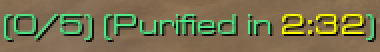
#> input picture tests/ocr sampling/01en/zz_origional/terran/raw_screenshots/raw_terran-05-yellow.png, 190 x 26 px (shown 2 times larger); its folder holds only this picture in this run
$ python greenmaker_en.py
#> lines starting #> are read from the running program, lines starting #| are printed output that depends on the picture; after the words box and inside, x2 and y2 are one past the last pixel; in counts of white or black regions, pixels touching at a corner belong together
#> in main, img is the input picture: shape (26, 190, 3); mean B, G, R 77.2, 113.6, 120.4
# -*- coding: utf-8 -*-
import cv2
import numpy as np
import os

INPUT_DIR = 'raw_screenshots'
OUTPUT_DIR = 'templates_green_processed_v2' # 改个输出文件夹名，避免混淆

# === 修正后的绿字参数 ===
SCALE_FACTOR = 4
# 【修正1】提高阈值。
# 绿字很亮，设为 60-80 可以有效过滤掉导致粘连的光晕。
GLOBAL_THRESH_VAL = 60
# 【修正2】增加腐蚀力度。
# 针对数字5的粘连，我们需要更强的断开能力。
ERODE_ITER = 1

def preprocess_green_text(img_bgr):
    if img_bgr is None: return None

    # 1. 放大 (保持 4倍)
    h, w = img_bgr.shape[:2]
#> h = 26; w = 190
    img_resized = cv2.resize(img_bgr, (int(w * SCALE_FACTOR), int(h * SCALE_FACTOR)), interpolation=cv2.INTER_CUBIC)
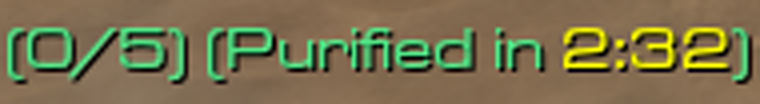
#> img_resized: shape (104, 760, 3); mean B, G, R 77.3, 113.6, 120.4

    # 2. 颜色分离 (Green - Red)
    b, g, r = cv2.split(img_resized)
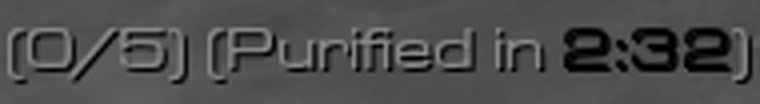
#> b: shape (104, 760); min 0, max 149, mean 77.3
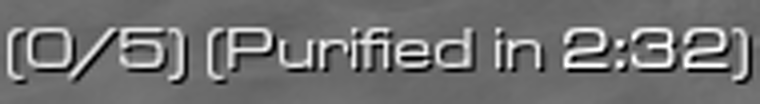
#> g: shape (104, 760); min 0, max 255, mean 113.6
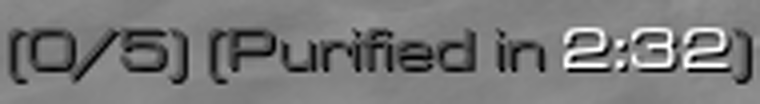
#> r: shape (104, 760); min 0, max 255, mean 120.4
    gray = cv2.subtract(g, r)
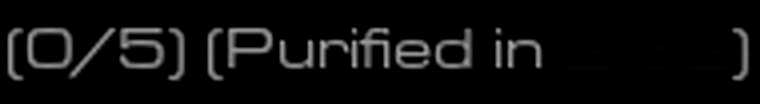
#> gray: shape (104, 760); min 0, max 176, mean 12.1

    # 3. 双边滤波
    filtered = cv2.bilateralFilter(gray, d=9, sigmaColor=100, sigmaSpace=75)
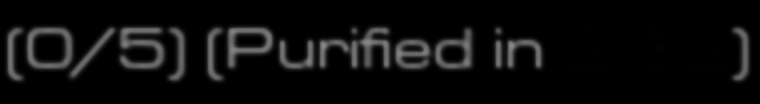
#> filtered: shape (104, 760); min 0, max 138, mean 12

    # 4. 全局阈值 (Thresh)
    # 提高到 60，让字变瘦
    _, binary = cv2.threshold(filtered, GLOBAL_THRESH_VAL, 255, cv2.THRESH_BINARY)
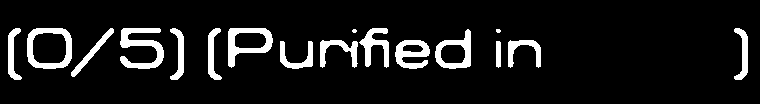
#> binary: shape (104, 760); 9.3% white; 17 white regions (2 under 20 px), largest, box (x1, y1, x2, y2) and area: (120, 28, 164, 69) 863, (27, 28, 72, 69) 782, (228, 28, 273, 68) 742

    # 5. 【修正3】改用形态学“开运算” (Morphology OPEN)
    # 开运算 = 先腐蚀后膨胀。
    # 它的特技是：能把细微的连接处（比如5那里的粘连）切断，但保持字的主体大小不变。
    # 配合 3x3 的核，效果比单纯腐蚀更好。
    kernel = cv2.getStructuringElement(cv2.MORPH_RECT, (3, 3))
    binary = cv2.morphologyEx(binary, cv2.MORPH_OPEN, kernel, iterations=ERODE_ITER)
#> binary: shape (104, 760); 9.2% white; 17 white regions (2 under 20 px), largest, box (x1, y1, x2, y2) and area: (120, 28, 164, 69) 863, (27, 28, 72, 69) 782, (228, 28, 273, 67) 741

    return binary

def main():
    if not os.path.exists(INPUT_DIR):
        print(f"错误：找不到文件夹 '{INPUT_DIR}'")
        return
    if not os.path.exists(OUTPUT_DIR):
        os.makedirs(OUTPUT_DIR)

    files = [f for f in os.listdir(INPUT_DIR) if f.lower().endswith(('.png', '.jpg'))]
    print(f"开始处理 {len(files)} 张图片 (绿字 V2 修正版)...")

    for filename in files:
        img = cv2.imread(os.path.join(INPUT_DIR, filename))
        if img is None: continue

        result = preprocess_green_text(img)

        if result is not None:
            out_path = os.path.join(OUTPUT_DIR, 'green_v2_' + filename)
            cv2.imwrite(out_path, result)
            print(f"已保存: {out_path}")

    print("完成！请检查新生成的图片中 '5' 是否清晰。")

if __name__ == '__main__':
    main()

$ run again, on tests/ocr sampling/01en/zz_origional/terran/raw_screenshots/raw_terran-45-black.png
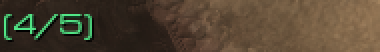
#> input picture tests/ocr sampling/01en/zz_origional/terran/raw_screenshots/raw_terran-45-black.png, 190 x 26 px (shown 2 times larger)
#> in main, img is the input picture: shape (26, 190, 3); mean B, G, R 49.8, 68.4, 81
#> in preprocess_green_text, `b, g, r = cv2.split(img_resized)`:
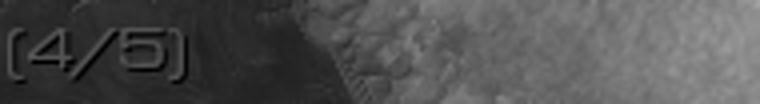
#> r: shape (104, 760); min 0, max 164, mean 81
#> in preprocess_green_text, `_, binary = cv2.threshold(filtered, GLOBAL_THRESH_VAL, 255, cv2.THRESH..`:
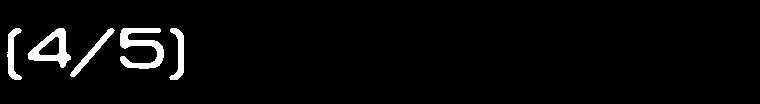
#> binary: shape (104, 760); 3.4% white; 5 white regions, box (x1, y1, x2, y2) and area: (120, 28, 164, 69) 883, (28, 28, 71, 68) 713, (70, 28, 115, 77) 371, (169, 28, 184, 80) 370, (7, 28, 22, 80) 368

$ run again, on tests/ocr sampling/01en/zz_origional/terran/raw_screenshots/raw_terran-45-white.png
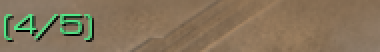
#> input picture tests/ocr sampling/01en/zz_origional/terran/raw_screenshots/raw_terran-45-white.png, 190 x 26 px (shown 2 times larger)
#> in main, img is the input picture: shape (26, 190, 3); mean B, G, R 90.5, 115.9, 132.8
#> in preprocess_green_text, `b, g, r = cv2.split(img_resized)`:
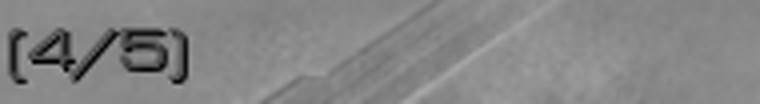
#> r: shape (104, 760); min 0, max 168, mean 132.9
#> in preprocess_green_text, `_, binary = cv2.threshold(filtered, GLOBAL_THRESH_VAL, 255, cv2.THRESH..`:
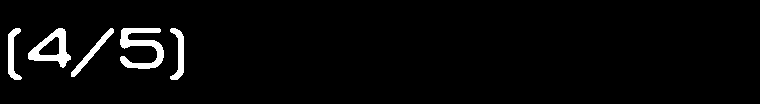
#> binary: shape (104, 760); 3.4% white; 5 white regions, box (x1, y1, x2, y2) and area: (120, 28, 164, 69) 869, (28, 28, 71, 68) 705, (170, 28, 184, 80) 362, (8, 28, 22, 80) 359, (71, 28, 114, 77) 354

$ run again, on tests/ocr sampling/01en/zz_origional/terran/raw_screenshots/raw_terran-45-yellow.png
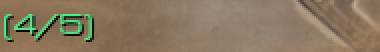
#> input picture tests/ocr sampling/01en/zz_origional/terran/raw_screenshots/raw_terran-45-yellow.png, 190 x 26 px (shown 2 times larger)
#> in main, img is the input picture: shape (26, 190, 3); mean B, G, R 96.5, 120.3, 136.8
#> in preprocess_green_text, `_, binary = cv2.threshold(filtered, GLOBAL_THRESH_VAL, 255, cv2.THRESH..`:
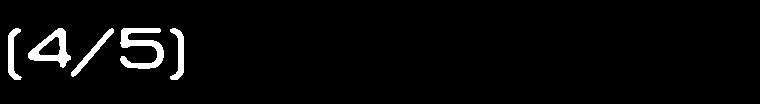
#> binary: shape (104, 760); 3.3% white; 5 white regions, box (x1, y1, x2, y2) and area: (120, 28, 164, 69) 859, (28, 28, 71, 68) 689, (170, 28, 184, 80) 358, (8, 28, 22, 80) 351, (71, 28, 114, 77) 346
